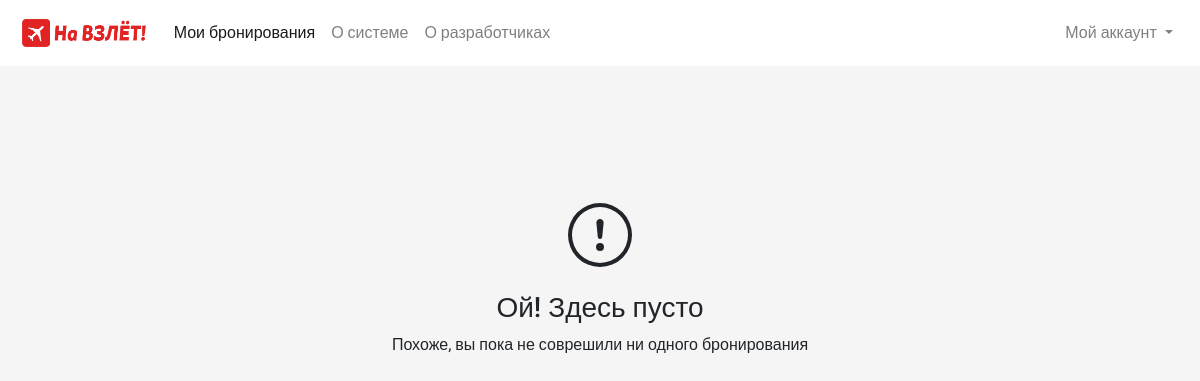
/flight/bookings (signed in), run on an earlier commit of the app's database.
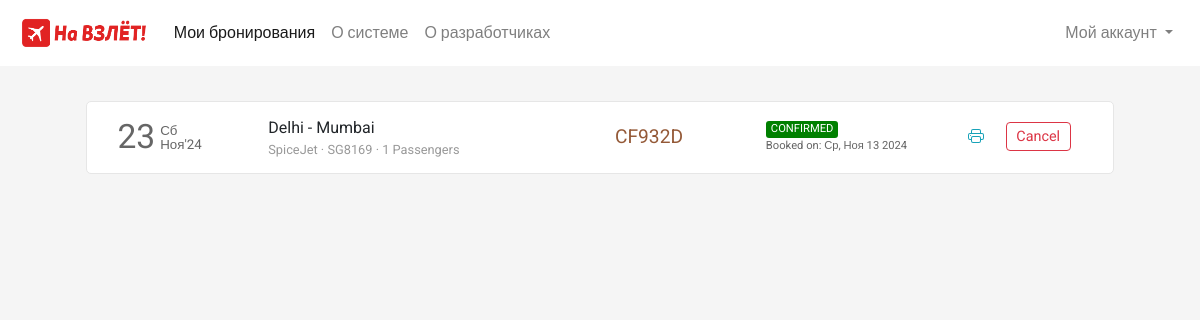
And on a later commit of the database.
### flight/models.py (models this page shows, shortened)
class Ticket(models.Model):
    user = models.ForeignKey(User,on_delete=models.CASCADE,related_name="bookings", blank=True, null=True)
    ref_no = models.CharField(max_length=6, unique=True)
    passengers = models.ManyToManyField(Passenger, related_name="flight_tickets")
    flight = models.ForeignKey(Flight, on_delete=models.CASCADE, related_name="tickets", blank=True, null=True)
    flight_ddate = models.DateField(blank=True, null=True)
    flight_adate = models.DateField(blank=True, null=True)
    flight_fare = models.FloatField(blank=True,null=True)
    other_charges = models.FloatField(blank=True,null=True)
    coupon_used = models.CharField(max_length=15,blank=True)
    coupon_discount = models.FloatField(default=0.0)
    total_fare = models.FloatField(blank=True, null=True)
    seat_class = models.CharField(max_length=20, choices=SEAT_CLASS)
    booking_date = models.DateTimeField(default=datetime.now)
    mobile = models.CharField(max_length=20,blank=True)
    email = models.EmailField(max_length=45, blank=True)
    status = models.CharField(max_length=45, choices=TICKET_STATUS)

class Flight(models.Model):
    origin = models.ForeignKey(Place, on_delete=models.CASCADE, related_name="departures")
    destination = models.ForeignKey(Place, on_delete=models.CASCADE, related_name="arrivals")
    depart_time = models.TimeField(auto_now=False, auto_now_add=False)
    depart_day = models.ManyToManyField(Week, related_name="flights_of_the_day")
    duration = models.DurationField(null=True)
    arrival_time = models.TimeField(auto_now=False, auto_now_add=False)
    plane = models.CharField(max_length=24)
    airline = models.CharField(max_length=64)
    economy_fare = models.FloatField(null=True)
    business_fare = models.FloatField(null=True)
    first_fare = models.FloatField(null=True)

class Place(models.Model):
    city = models.CharField(
        max_length=25,
        validators=[RegexValidator(r'^[a-zA-Zа-яА-Я\s\-]{3,25}$', 'Только буквы, пробелы и тире')],
    )
    code = models.CharField(
        max_length=4,
        validators=[RegexValidator(r'^[a-zA-Zа-яА-Я]{3,4}$', 'Только буквы')],)

### flight/views.py (the view)
# urls.py: path('flight/bookings', views.bookings, name="bookings"),
def bookings(request):
    if request.user.is_authenticated:
        tickets = Ticket.objects.filter(user=request.user).order_by('-booking_date')
        return render(request, 'flight/bookings.html', {
            'page': 'bookings',
            'tickets': tickets
        })
    else:
        return HttpResponseRedirect(reverse('login'))

### flight/templates/flight/bookings.html (shortened to what this page needs)
{% extends 'flight/layout.html' %}
{% load static %}
{% block head %}
    <link rel="stylesheet" href="{% static 'css/bookings_style.css' %}">
{% endblock head %}
{% block body %}
    <section class="section section1">
        <div class="container">
            {% if tickets %}
                {% for ticket in tickets %}
                    <div class="row each-booking-div" id="{{ticket.ref_no}}">
                        <div class="col-2" style="display: flex;">
                            <div style="display: flex; color: #666666; margin-top: auto;">
                                <div>
                                    <span style="font-size: 2.1em;">{{ticket.flight_ddate | date:"d"}}</span>
                                </div>
                                <div style="font-size: smaller; display: flex; margin: auto 0; padding-left: 5px; line-height: 1em;">
                                    <div style="margin: auto;">
                                        <div style="margin-bottom: 1px;">{{ticket.flight_ddate | date:"D"}}</div>
                                        <div style="margin-top: 1px;">{{ticket.flight_ddate | date:"M'y"}}</div>
                                    </div>
                                </div>
                            </div>
                        </div>
                        <div class="col-4 middle-div">
                            <div style="width:100%">
                                <div class="row places-div" style=" display: flex;">
                                    <div style="max-width: 45%;">{{ticket.flight.origin.city}}</div>
                                    <div>&nbsp;-&nbsp;</div>
                                    <div style="max-width: 45%;">{{ticket.flight.destination.city}}</div>
                                </div>
                                <div class="row places-div" style="font-size: .8em; color: #999999; ">
                                    <div style="max-width: 100%;">{{ticket.flight.airline}} &middot; {{ticket.flight.plane}} &middot; {{ticket.passengers.count}} Passengers</div>
                                </div>
                            </div>
                        </div>
                        <div class="col-2 middle-div">
                            <div style="font-size: 1.2em; color: #945937;">{{ticket.ref_no}}</div>
                        </div>
                        <div class="col-2 middle-div">
                            <div>
                                <div class="row status-div">
                                    {% if ticket.status == 'CONFIRMED' %}
                                        <div class="green">{{ticket.status}}</div>
                                    {% endif %}
                                </div>
                                <div class="row booking-date-div" style="font-size: .7em; color: #666;">
                                    {% if ticket.status == 'CONFIRMED' %}
                                        Booked on: {{ticket.booking_date | date:"D, M d Y"}}
                                    {% endif %}
                                </div>
                            </div>
                        </div>
                        <div class="col-2 last-div">
                            <div>
                                <div class="ticket-action-div">
                                    {% if ticket.status == 'CONFIRMED' %}
                                        <form action="{% url 'getticket' %}" method="get" target="_blank">
                                            <button type="submit" class="btn btn-outline-info btnp pbtn">
                                            </button>
                                        </form>
                                        <button class="btn btn-outline-danger btnp cbtn"  data-ref="{{ticket.ref_no}}" onclick="popup(this)">Cancel</button>
                                    {% endif %}
                                </div>
                            </div>
                        </div>
                    </div>
                {% endfor %}
            {% else %}
                <div style="height: 100%; width:100%; padding: 10%;">
                    <div style="text-align: center; margin: auto;">
                        <br><br>
                        <h3>Ой! Здесь пусто</h3>
                        <p>
                            Похоже, вы пока не соврешили ни одного бронирования
                        </p>
                    </div>
                </div>
            {% endif %}
        </div>
    </section>
{% endblock %}

### flight/templates/flight/layout.html (shortened to what this page needs)
{% load static %}
<!DOCTYPE html>
<html lang="en">
<head>
  <link rel="stylesheet" href="https://stackpath.bootstrapcdn.com/bootstrap/4.4.1/css/bootstrap.min.css">
  <link rel="stylesheet" href="https://use.typekit.net/cav5lva.css">
  <link rel="stylesheet" href="{% static 'css/layout_style.css' %}">
  {% block head %}
  {% endblock %}
</head>
<body>
  <div class="container-fluid">
    <nav class="navbar navbar-expand-lg navbar-light">
      <a class="navbar-brand" href="{% url 'index' %}">
          <img src="{% static 'img/icon_logo.png' %}" height="34" alt="">
      </a>
      <div class="collapse navbar-collapse" id="navbarSupportedContent">
        <ul class="navbar-nav mr-auto">
          <li class="nav-item {% if page == 'bookings' %}active{% endif %}">
            <a class="nav-link" href="{% url 'bookings' %}">Мои бронирования</a>
          </li>
          <li class="nav-item">
            <a class="nav-link" href="{% url 'about_system' %}">О системе</a>
          </li>
          <li class="nav-item">
            <a class="nav-link" href="{% url 'about_devs' %}">О разработчиках</a>
          </li>
        </ul>
        <ul class="navbar-nav">
          {% if not user.is_authenticated %}
            <li class="nav-item">
              <button class="btn btn-outline-danger" style="border-radius: 25rem;" onclick="window.location.href = '/login';">
                <svg width="1.1em" height="1.1em" viewBox="0 1.5 16 16" class="bi bi-person-fill" fill="currentColor" xmlns="http://www.w3.org/2000/svg">
                  <path fill-rule="evenodd" d="M3 14s-1 0-1-1 1-4 6-4 6 3 6 4-1 1-1 1H3zm5-6a3 3 0 1 0 0-6 3 3 0 0 0 0 6z"/>
                </svg>
                Авторизация
              </button>
            </li>
          {% else %}
            <li class="nav-item dropdown my-account">
              <a class="nav-link dropdown-toggle" href="#" id="navbarDropdown" role="button" data-toggle="dropdown" aria-haspopup="true" aria-expanded="false">
                Мой аккаунт
              </a>
            </li>
          {% endif %}
        </ul>
      </div>
    </nav>
    <main>
      {% block body %}{% endblock %}
    </main>
  </div>
</body>
</html>

### flight/static/css/layout_style.css (style rules this page uses)
body { margin: 0px; padding: 0px; font-family: "Rubik", sans-serif; font-weight: normal; font-style: normal; min-width: 250px; }
.container-fluid { padding-left: 0px; padding-right: 0px; }
.navbar { padding: .7rem 1.2rem; background-color: #fff; transition-duration: .2s; }
.section { background-size: cover; background-position: center; background-repeat: no-repeat; padding: 30px 50px; min-height: 100vh; }

### flight/static/css/bookings_style.css (style rules this page uses)
* { font-family: 'Roboto', sans-serif; }
body { background-color: #f5f5f5; word-wrap: break-word; }
.container { cursor: pointer; }
.each-booking-div { width: 96%; margin: 5px auto 8px auto; transition-duration: .4s; padding: 10px 15px; background-color: #fff; border: 1px solid #e6e6e6; border-radius: 5px; }
.btnp { padding: .15rem .6rem; font-size: .9em; margin-top: 3px; margin-bottom: 5px; }
.each-booking-div > div { display: flex; overflow: auto; }
.each-booking-div > div > div { margin-top: auto; margin-bottom: auto; width: 100%; }
.green, .red, .orange { border-radius: 3px; color: white; padding-left: 5px; padding-right: 5px; font-size: .7em; }
.green { background-color: green; }
.ticket-action-div { display: flex; justify-content: space-evenly; }
.pbtn, .rbtn { border: 0; }

What changed in the data, as far as the page shows it:
added Ticket: flight_ddate "23", flight_ddate "Сб", flight_ddate "Ноя'24", flight.origin.city "Delhi", flight.destination.city "Mumbai", flight.airline "SpiceJet", flight.plane "SG8169", passengers.count "1", ref_no "CF932D", status "CONFIRMED", booking_date "Ср, Ноя 13 2024"
Also different on the page:
text no longer shown: "Ой! Здесь пусто Похоже, вы пока не соврешили ни одного бронирования"
